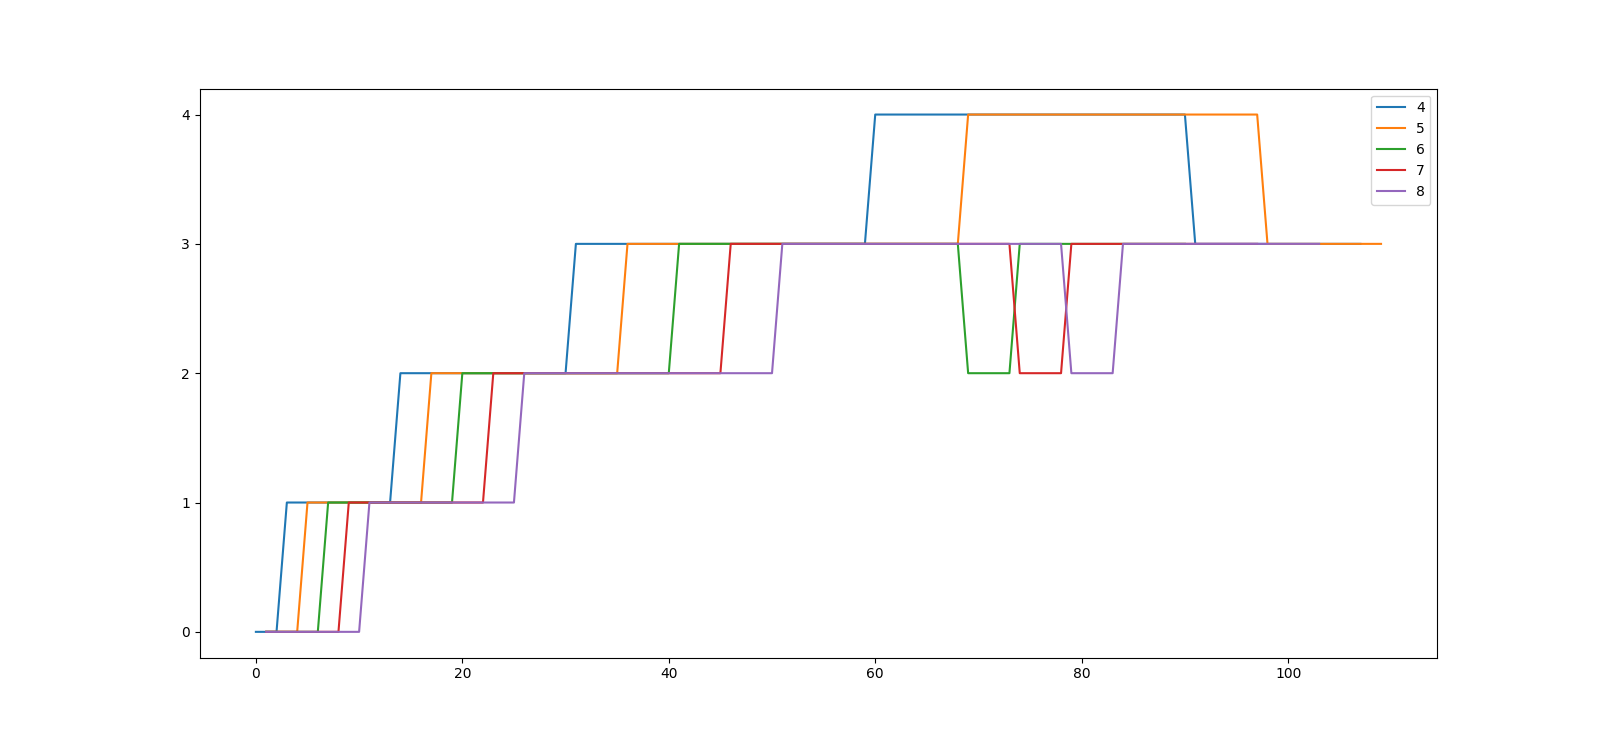

Generate this figure with Python:
import matplotlib.pyplot as plt

logs = ""
with open('logs2') as f:
    logs = f.read()

logs = logs.strip().split('\n')

graph_proc = {}

min_ticks = 100000


for line in logs:
    tick, pid, queue = map(int, line.split(' '))
    pid = str(pid)

    if tick < min_ticks:
        min_ticks = tick

    if pid not in graph_proc.keys():
        graph_proc[pid] = {"x": [tick], "y": [queue]}
    else:
        graph_proc[pid]['x'].append(tick)
        graph_proc[pid]['y'].append(queue)

for pid in graph_proc.keys():
    for i in range(len(graph_proc[pid]['x'])):
        graph_proc[pid]['x'][i] -= min_ticks


for pid in graph_proc.keys():
    plt.plot(graph_proc[pid]['x'], graph_proc[pid]['y'], label=pid)

plt.yticks(list(range(5)))
plt.legend()
plt.show()
